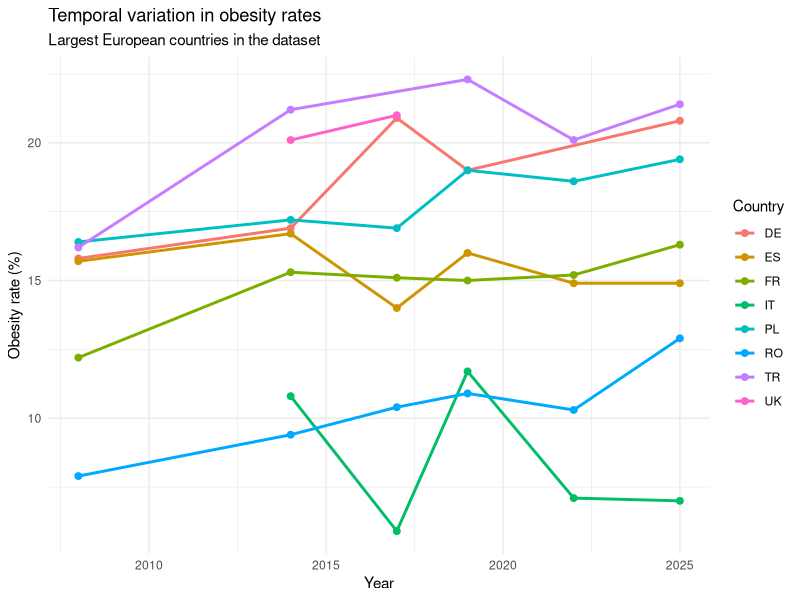
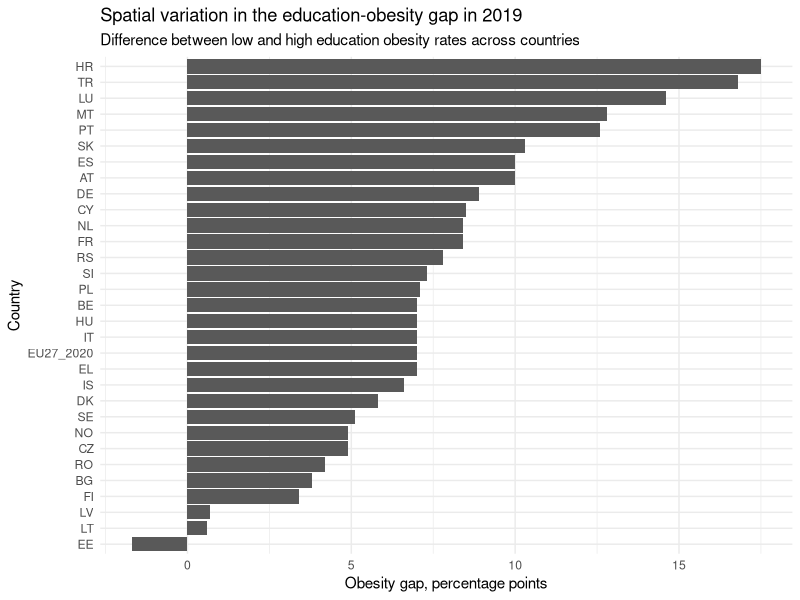
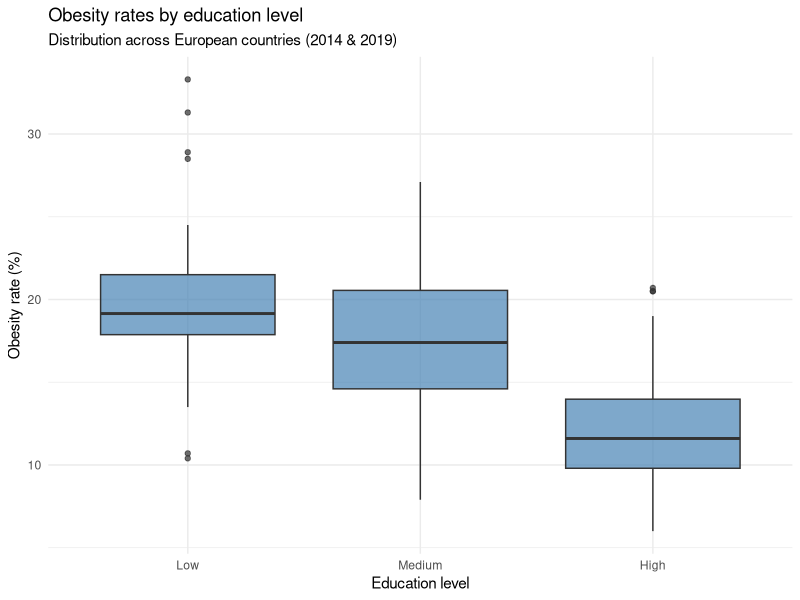
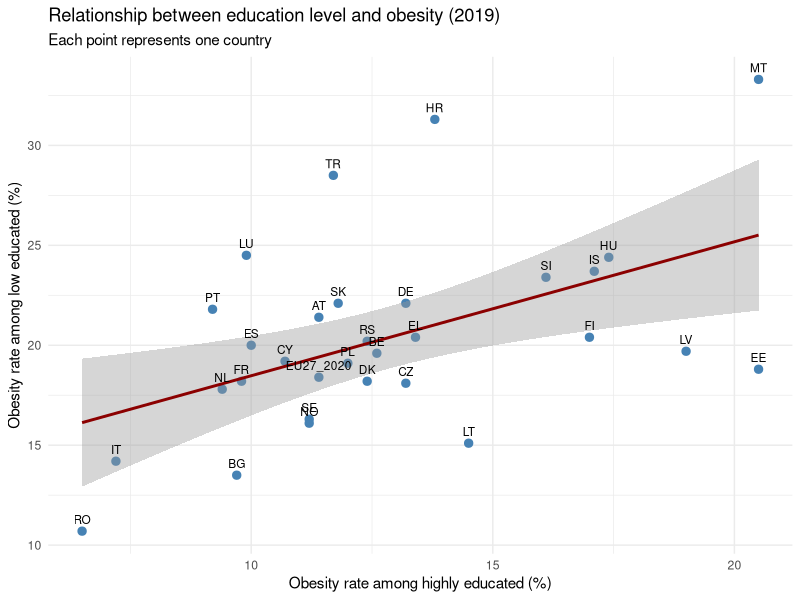

Reproduce these figures in R, in order.
## ---- chunk 1
knitr::opts_chunk$set(message = FALSE, warning = FALSE, collapse = TRUE, comment = "#>")
library(tidyverse)
## ---- chunk 2

# Load the saved datasets from our repository
bmi_edu <- read_csv("data/bmi_edu.csv")
obesity_trend <- read_csv("data/obesity_trend.csv")

## ---- chunk 3
head(bmi_edu)
head(obesity_trend)
## ---- chunk 4
variables <- tribble(
  ~Variable,     ~Type,        ~Dataset,   ~Meaning,
  "freq",        "character",  "both",     "data frequency (A = annual)",
  "unit",        "character",  "both",     "unit of measurement (PC = percentage)",
  "bmi",         "character",  "both",     "BMI category (e.g. overweight, obese)",
  "isced11",     "character",  "bmi_edu",  "education level (ISCED 2011 group)",
  "sex",         "character",  "bmi_edu",  "sex (M, F, T = total)",
  "age",         "character",  "bmi_edu",  "age group",
  "geo",         "character",  "both",     "country (Eurostat code)",
  "TIME_PERIOD", "numeric",    "both",     "survey year",
  "values",      "numeric",    "both",     "share of people in that category"
)

knitr::kable(variables, caption = "Variables in the two datasets.")
## ---- chunk 5
bmi_edu_clean <- bmi_edu %>%
  filter(
    bmi == "BMI_GE30",                        # Keep only Obese rows
    isced11 %in% c("ED0-2", "ED3_4", "ED5-8"), # Separate the 3 education groups
    sex == "T",                              # Combined sexes
    age == "TOTAL"                          # Combined adult age group
  ) %>%
  select(geo, TIME_PERIOD, isced11, bmi_value = values) %>%
  drop_na(bmi_value)
  
## ---- chunk 6

obesity_trend_clean <- obesity_trend %>%
  filter(
    bmi == "BMI_GE30" # Keep only Obese rows since that's what we are comparing
  ) %>%
  select(geo, TIME_PERIOD, trend_value = values) %>%
  drop_na(trend_value)
## ---- chunk 7
combined_dataset <- inner_join(bmi_edu_clean, obesity_trend_clean, by = c("geo", "TIME_PERIOD"))
## ---- chunk 8
# Create Variable 1: Human-readable education levels
bmi_edu_with_var1 <- combined_dataset %>%
  mutate(
    edu_level = case_when(
      isced11 == "ED0-2" ~ "Low Education",
      isced11 == "ED3_4" ~ "Medium Education",
      isced11 == "ED5-8" ~ "High Education"
    )
  )
## ---- chunk 9
# Reshaping before subtracting
gap_data <- bmi_edu_with_var1 %>%
  # 1. Isolate the columns we need
  select(geo, TIME_PERIOD, edu_level, bmi_value) %>%
  
  # 2.Flip the rows into columns
  pivot_wider(
    names_from = edu_level, 
    values_from = bmi_value
  )
## ---- chunk 10

# Create Variable 2: Calculate the obesity inequality gap
final_gap_data <- gap_data %>%
  mutate(
    obesity_gap = `Low Education` - `High Education`
  )
## ---- chunk 11
# First I make a vector of the landcodes of the countries in Europe with the largest population, because using every country from the datasets will make the visualisation really chaotic.
largest_european_countries <- c("RU", "TR", "DE", "UK", "FR", "IT", "ES", "UA", "PL", "RO")
# RU:Russia, TR:Turkey, DE:Germany, UK:UnitedKingdom, FR:France, IT:Italy, ES:Spain, UA:Ukraine, PL:Poland, RO:Romania

# The following code only selects the countries that are ACTUALLY in the dataset. So now if Russia, for example, is not in the dataset, R does not crash.
selected_countries <- largest_european_countries[
  largest_european_countries %in% obesity_trend_clean$geo
]

# This line shows the countries that are selected.
selected_countries

obesity_trend_clean %>% 
  filter(geo %in% selected_countries) %>% 
  ggplot(aes(x = TIME_PERIOD, y = trend_value, color = geo, group = geo)) +
  geom_line(linewidth = 1) +
  geom_point(size = 2) +
    labs(
      title = "Temporal variation in obesity rates",
      subtitle = "Largest European countries in the dataset",
      x = "Year",
      y = "Obesity rate (%)",
      color = "Country"
    ) +
    theme_minimal()
# line 185: we can not use final_gap_data because otherwise we do not have the required periods since this only has 2014 and 2019, that is why I used obesity_trend_clean because now we have more than enough periods.
# Line 186: This filters only the selected countries from the dataset
# Line 187: this plots the obesity over time, x is the years on the x-axis, y is the obesity rate on the y-axis, color equals geo gives every country a different color, and group=geo connects all the lines.
# Lines 188-197: the codes show how the lines are shown for example the width etc, it also creates the titles and the info of everything that is shown in the visualisation.
  
## ---- chunk 12
latest_year <- max(final_gap_data$TIME_PERIOD, na.rm = TRUE)

final_gap_data %>%
  filter(TIME_PERIOD == latest_year) %>%
  ggplot(aes(x = reorder(geo, obesity_gap), y = obesity_gap)) +
  geom_col() +
  coord_flip() +
  labs(
    title = paste("Spatial variation in the education-obesity gap in", latest_year),
    subtitle = "Difference between low and high education obesity rates across countries",
    x = "Country",
    y = "Obesity gap, percentage points"
  ) +
  theme_minimal()

# Line 208 selects the last year that we are able to use
# Line 211 filters out everything except the last year
# Line 212-221: creates the plot geom_col makes the bar plot, coord_flip flips the plot so it is nicer to read.The last few lines create the titles and labels.
## ---- chunk 13

subpop_data <- bmi_edu %>%
  filter(
    bmi == "BMI_GE30",
    isced11 %in% c("ED0-2", "ED3_4", "ED5-8"),
    sex == "T",
    age == "TOTAL"
  ) %>%
  mutate(
    edu_level = case_when(
      isced11 == "ED0-2" ~ "Low",
      isced11 == "ED3_4" ~ "Medium",
      isced11 == "ED5-8" ~ "High"
    ),
    edu_level = factor(edu_level, levels = c("Low", "Medium", "High"))
  ) %>%
  drop_na(values)

ggplot(subpop_data, aes(x = edu_level, y = values)) +
  geom_boxplot(fill = "steelblue", alpha = 0.7) +
  labs(
    title = "Obesity rates by education level",
    subtitle = "Distribution across European countries (2014 & 2019)",
    x = "Education level",
    y = "Obesity rate (%)"
  ) +
  theme_minimal()

#line 241-246 selects the data that is been used
#line 249-252 gives the three education groups understandable names
#line 254 fixes the order of education levels
#line 258-264 creates the boxplot with title and axis labels
## ---- chunk 14

# Calculate average obesity rate per country per education level for the latest year
event_data <- bmi_edu_clean %>%
  filter(TIME_PERIOD == 2019) %>%
  pivot_wider(
    names_from = isced11,          # Spread education levels into separate columns
    values_from = bmi_value
  ) %>%
  rename(
    low = `ED0-2`,
    medium = `ED3_4`,
    high = `ED5-8`
  ) %>%
  drop_na()

# Scatter plot: low vs high education obesity rate per country
ggplot(event_data, aes(x = high, y = low)) +
  geom_point(size = 2.5, colour = "steelblue") +    # One dot per country
  geom_smooth(method = "lm", se = TRUE, colour = "darkred") +  # Regression line with confidence band
  geom_text(aes(label = geo), vjust = -0.8, size = 3) +        # Country labels above each dot
  labs(
    title = "Relationship between education level and obesity (2019)",
    subtitle = "Each point represents one country",
    x = "Obesity rate among highly educated (%)",
    y = "Obesity rate among low educated (%)"
  ) +
  theme_minimal()
#line 285-296 selects data that is been used
#line 299 creates the plot with high education on x and low education on y
#line 304-307 adds title and axis labels
# Print the correlation coefficient
cor.test(event_data$high, event_data$low)
